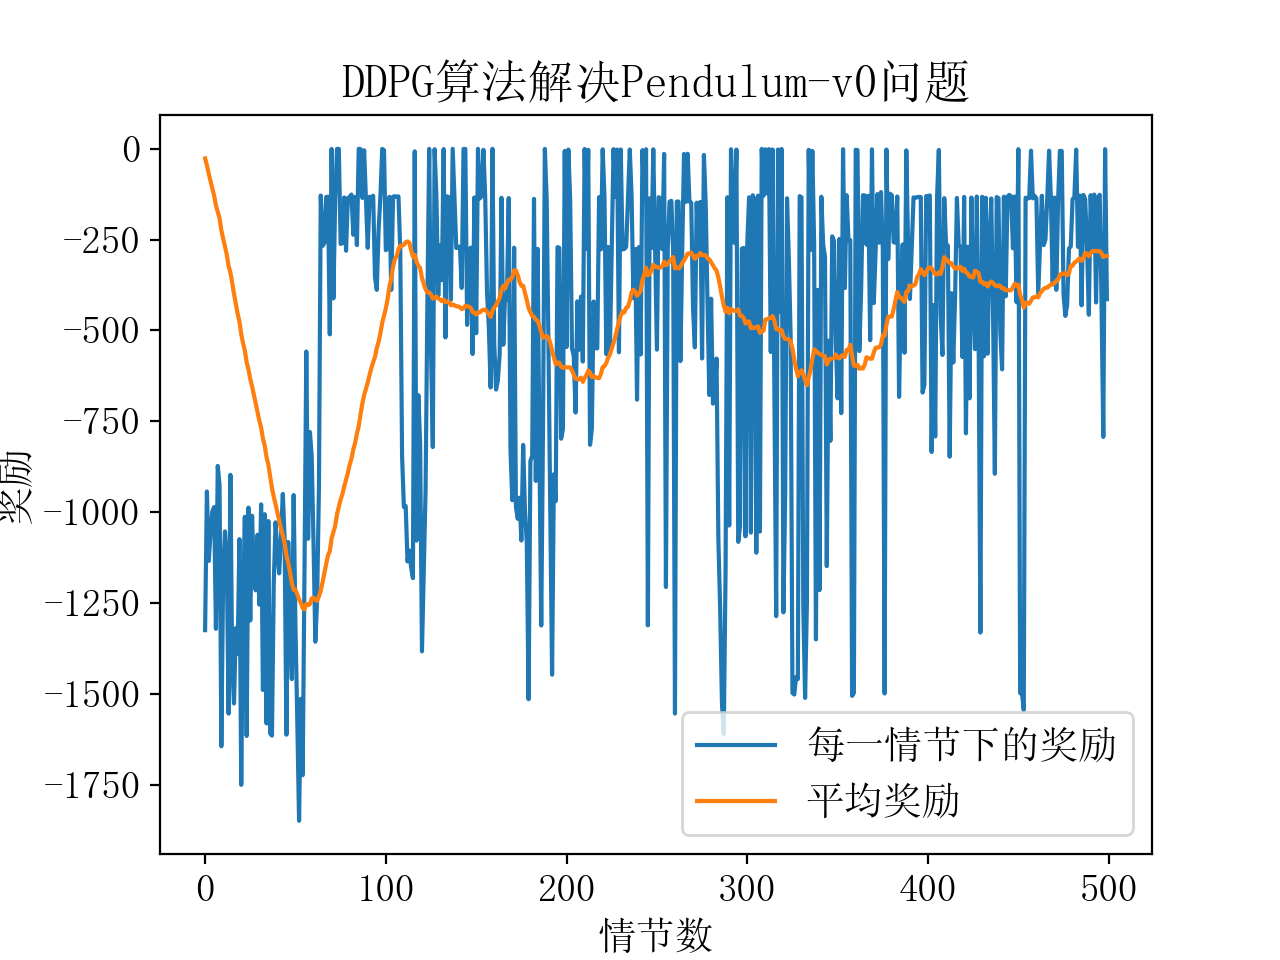

The Python source for this figure:
'''
Description  : 
Author       : CagedBird
Date         : 2021-08-20 10:41:47
FilePath     : /rl/src/rl_algorithms/DDPG/test_ddpg.py
'''
from src.rl_algorithms.DDPG.simple_ddpg import SimpleDDPG
import matplotlib.pyplot as plt
import gym
import numpy as np


def test_ddpg(env: gym.Env, ddpg: SimpleDDPG, max_episodes=500):
    episode_reward_list = []
    mean_reward_list = []
    MEAN_INTERVAL = 50
    MAX_EPISODE_STEPS = 200

    for episode in range(max_episodes):
        observation = env.reset()
        episode_reward = 0
        for _ in range(MAX_EPISODE_STEPS):
            action = ddpg.choose_action(observation)
            action = ddpg.add_noise(action) # DDPG need add action noise
            next_observation, reward, done, _ = env.step(action)
            episode_reward += reward
            ddpg.learn(observation, action, reward / 10, next_observation)
            if done:
                break
            observation = next_observation
        """ if episode % 100 == 0:
            print("Episode: {}, reward: {}.".format(episode, episode_reward)) """
        # print("Episode: {}, reward: {}.".format(episode, episode_reward))
        episode_reward_list.append(episode_reward)
        mean_reward_list.append(sum(episode_reward_list[-MEAN_INTERVAL:]) / MEAN_INTERVAL)

    # plt.plot(list(range(len(episode_step_list))), episode_step_list)
    plt.xlabel("情节数")
    plt.ylabel("奖励")
    plt.title("DDPG算法解决Pendulum-v0问题")
    plt.plot(episode_reward_list, label="每一情节下的奖励")
    plt.plot(mean_reward_list, label="平均奖励")
    plt.legend()
    plt.show()


def show_chinese():
    from matplotlib import rcParams
    config = {
        "font.family": 'serif',
        "font.size": 14,
        "mathtext.fontset": 'stix',
        "font.serif": ['SimSun'],
        "axes.unicode_minus": False
    }
    rcParams.update(config)

def seed_all(seed, env=None):
    import os
    import numpy as np
    import random
    if env is not None:
        env.seed(seed)
    np.random.seed(seed)
    random.seed(seed)
    os.environ['PYTHONHASHSEED'] = str(seed)  # 为了禁止hash随机化，使得实验可复现
    seed_torch(seed)

def seed_torch(seed):
    """原文链接：https://blog.csdn.net/john_bh/article/details/107731443"""
    import torch
    torch.manual_seed(seed)
    torch.cuda.manual_seed(seed)
    torch.cuda.manual_seed_all(seed)  # if you are using multi-GPU.
    torch.backends.cudnn.benchmark = False
    torch.backends.cudnn.deterministic = True


if __name__ == "__main__":
    show_chinese()
    my_env = gym.make("Pendulum-v0")
    "seed the test"
    # seed = 1
    # seed_all(seed, my_env)
    "Parameters for ddpg"
    state_dim = my_env.observation_space.shape[0]  # 3个状态维度
    action_dim = my_env.action_space.shape[0]  # 1个动作维度
    action_bound = np.array([my_env.action_space.low, my_env.action_space.high])  # (2, 1)
    # hyper parameter
    lr_a = 1e-3
    lr_c = 2e-3
    discount = 0.9
    max_episodes = 500
    memory_capacity = 10000
    batch_size = 32
    tau = 1e-2
    noise_init_var = 3
    noise_decay = 0.9995
    simple_ddpg = SimpleDDPG(state_dim, action_dim, action_bound, lr_a, lr_c, discount, memory_capacity, batch_size, tau,
                             noise_init_var, noise_decay)
    test_ddpg(my_env, simple_ddpg, max_episodes)
